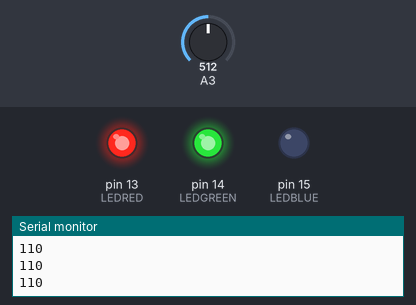
Bench run of a sketch on a simulated Arduino Uno, built with avr-gcc and run on an emulated ATmega328P. On the bench: output pins drawn as LEDs (lit = HIGH), the last lines printed to the serial monitor. Inputs (shaded band) come from the test bench; at power-on: A3 = 512.

Above: at 1.2 s.
1.3 s: A3 set to 313
2.8 s: A3 set to 282
At 3.5 s:
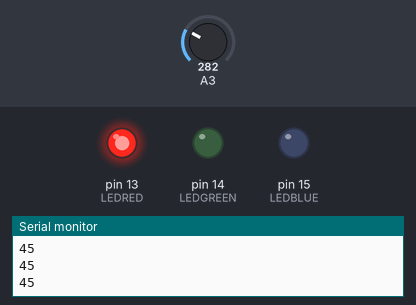
4.3 s: A3 set to 900
At 4.6 s:
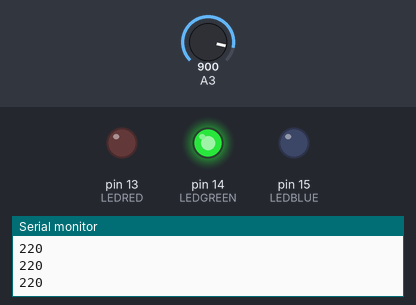
5.8 s: A3 set to 843
7.3 s: A3 set to 814
At 8.1 s:
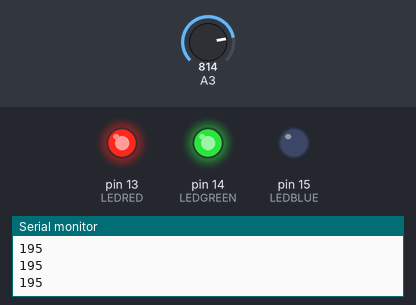
8.8 s: A3 set to 1023
At 9.3 s:
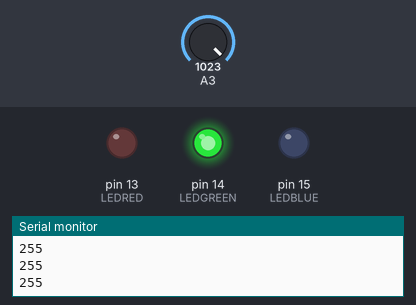
Timing chart, 0 to 11.3 s (numbered marks = the images above; inputs shaded):
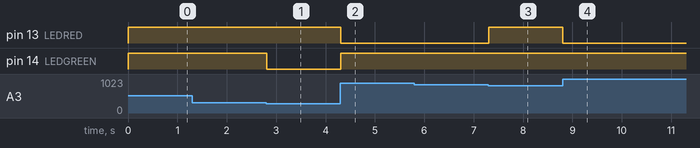

Measured:
- the behaviour switches between 298 and 297 on A3 (found by bisection; images 0 and 1)
- the behaviour switches between 829 and 828 on A3 (found by bisection; images 2 and 3)
- after the input at 2.8 s, pin 14 (LEDGREEN): HIGH → LOW at once
- after the input at 4.3 s, pin 13 (LEDRED): HIGH → LOW at once; pin 14 (LEDGREEN): LOW → HIGH at once
- after the input at 7.3 s, pin 13 (LEDRED): LOW → HIGH at once
- after the input at 8.8 s, pin 13 (LEDRED): HIGH → LOW at once

The sketch:

ADC.ino
```cpp
// Analog to Digital converter with LDR as sensor

// Define pin numbers for LEDs
const int LEDRED = 13;
const int LEDGREEN = 14;
const int LEDBLUE = 15;

// Variable for loop iteration
int i;

void setup() {
  // Set pin modes for LEDs
  pinMode(LEDRED, OUTPUT);
  pinMode(LEDBLUE, OUTPUT);
  pinMode(LEDGREEN, OUTPUT);

  // Initialize serial communication
  Serial.begin(9600);
}

void loop() {
  // Read analog value from pin 17 (LDR sensor)
  int sensorValue = analogRead(17);

  // Map sensor value to brightness level (0-255)
  int brightness = map(sensorValue, 120, 1023, 0, 255);  // Calibrating the sensor, in a dark room LDR values were in the 100's
  Serial.println(brightness);  // Print brightness value to serial monitor

  // Control LEDs based on brightness levels
  if (brightness < 50) {
    // Low brightness, turn on red LED, turn off green LED
    digitalWrite(LEDRED, HIGH);
    digitalWrite(LEDGREEN, LOW);
  }
  else if (brightness > 50 && brightness < 200) {
    // Medium brightness, flash both red and green LEDs for 10 cycles
    for (i = 0; i <= 10; i++) {
      digitalWrite(LEDRED, HIGH);
      digitalWrite(LEDGREEN, HIGH);
    }
  }
  else if (brightness > 200) {
    // High brightness, turn on green LED, turn off red LED
    digitalWrite(LEDGREEN, HIGH);
    digitalWrite(LEDRED, LOW);
  }
}
```
